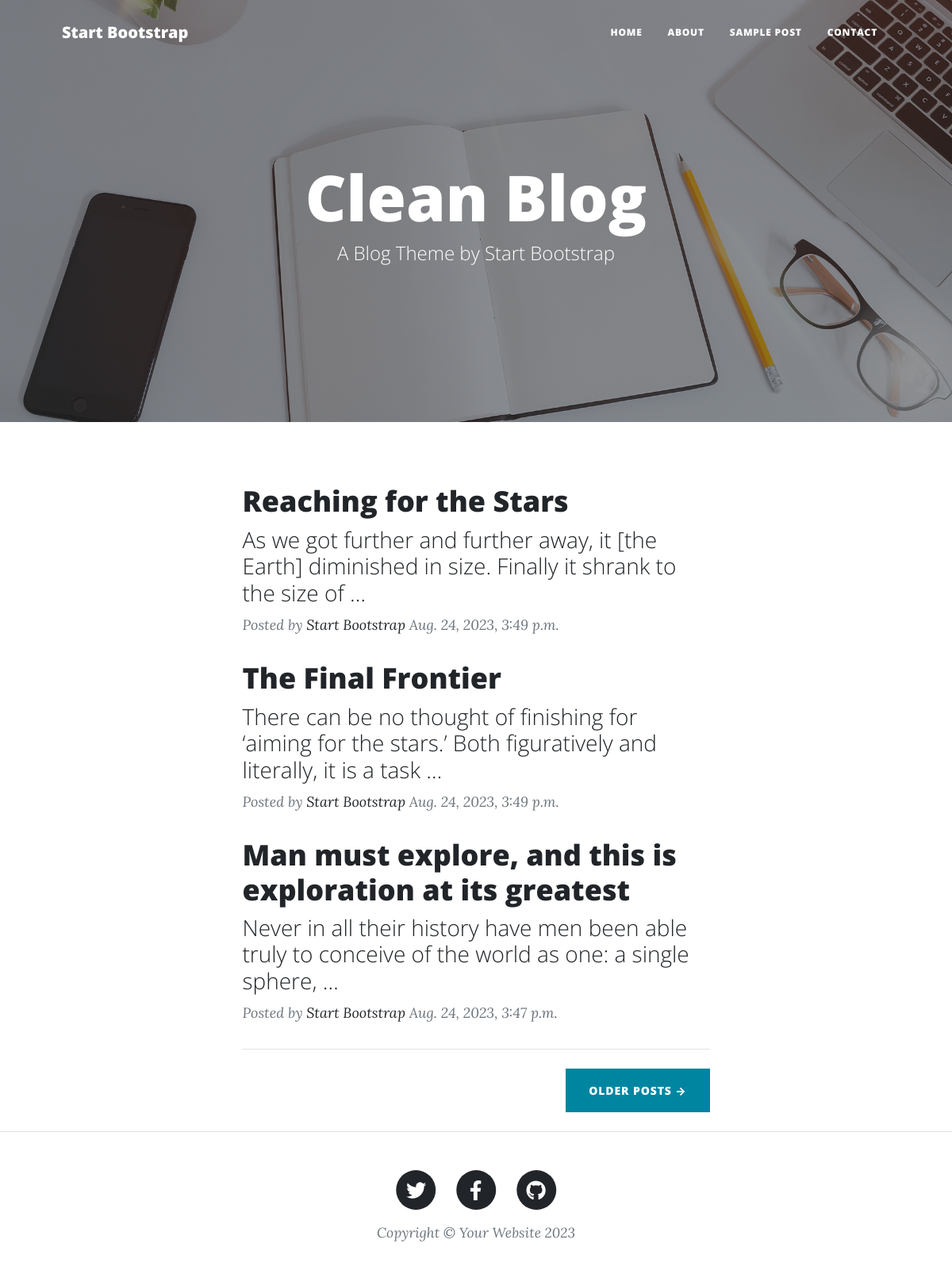
The page / on the database its author committed.
### posts/views.py (the view)
def index(request):
    posts = Post.objects.all()
    return render(request, 'index.html', {'posts': posts})

### templates/index.html (shortened to what this page needs)
{% load static %}
<!DOCTYPE html>
<html lang="en">
    <head>
        <link href="{% static 'css/styles.css' %}" rel="stylesheet" />
    </head>
    <body>
        <nav class="navbar navbar-expand-lg navbar-light" id="mainNav">
            <div class="container px-4 px-lg-5">
                <a class="navbar-brand" href="index.html">Start Bootstrap</a>
                <div class="collapse navbar-collapse" id="navbarResponsive">
                    <ul class="navbar-nav ms-auto py-4 py-lg-0">
                        <li class="nav-item"><a class="nav-link px-lg-3 py-3 py-lg-4" href="index.html">Home</a></li>
                        <li class="nav-item"><a class="nav-link px-lg-3 py-3 py-lg-4" href="about.html">About</a></li>
                        <li class="nav-item"><a class="nav-link px-lg-3 py-3 py-lg-4" href="post.html">Sample Post</a></li>
                        <li class="nav-item"><a class="nav-link px-lg-3 py-3 py-lg-4" href="contact.html">Contact</a></li>
                    </ul>
                </div>
            </div>
        </nav>
        <header class="masthead" style="background-image: url('assets/img/home-bg.jpg')">
            <div class="container position-relative px-4 px-lg-5">
                <div class="row gx-4 gx-lg-5 justify-content-center">
                    <div class="col-md-10 col-lg-8 col-xl-7">
                        <div class="site-heading">
                            <h1>Clean Blog</h1>
                            <span class="subheading">A Blog Theme by Start Bootstrap</span>
                        </div>
                    </div>
                </div>
            </div>
        </header>
        <div class="container px-4 px-lg-5">
            <div class="row gx-4 gx-lg-5 justify-content-center">
                <div class="col-md-10 col-lg-8 col-xl-7">
                    {% for post in posts reversed %}
                    <div class="post-preview">
                        <a href="/post/{{post.id}}">
                            <h2 class="post-title">{{post.title}}</h2>
                            <h3 class="post-subtitle">{{post.body|truncatewords:20}}</h3>
                        </a>
                        <p class="post-meta">
                            Posted by
                            <a href="#!">Start Bootstrap</a>
                            {{post.created_at}}
                        </p>
                    </div>
                    {% endfor %}
                    <hr class="my-4" />
                    <div class="d-flex justify-content-end mb-4"><a class="btn btn-primary text-uppercase" href="#!">Older Posts →</a></div>
                </div>
            </div>
        </div>
        <footer class="border-top">
            <div class="container px-4 px-lg-5">
                <div class="row gx-4 gx-lg-5 justify-content-center">
                    <div class="col-md-10 col-lg-8 col-xl-7">
                        <ul class="list-inline text-center">
                            <li class="list-inline-item">
                                <a href="#!">
                                    <span class="fa-stack fa-lg">
                                        <i class="fas fa-circle fa-stack-2x"></i>
                                        <i class="fab fa-twitter fa-stack-1x fa-inverse"></i>
                                    </span>
                                </a>
                            </li>
                            <li class="list-inline-item">
                                <a href="#!">
                                    <span class="fa-stack fa-lg">
                                        <i class="fas fa-circle fa-stack-2x"></i>
                                        <i class="fab fa-facebook-f fa-stack-1x fa-inverse"></i>
                                    </span>
                                </a>
                            </li>
                            <li class="list-inline-item">
                                <a href="#!">
                                    <span class="fa-stack fa-lg">
                                        <i class="fas fa-circle fa-stack-2x"></i>
                                        <i class="fab fa-github fa-stack-1x fa-inverse"></i>
                                    </span>
                                </a>
                            </li>
                        </ul>
                        <div class="small text-center text-muted fst-italic">Copyright &copy; Your Website 2023</div>
                    </div>
                </div>
            </div>
        </footer>
    </body>
</html>

### rows shown on the page
Post: title "Reaching for the Stars", body "As we got further and further away, it [the Earth] diminished in size. Finally it shrank to the size of …", created_at "Aug. 24, 2023, 3:49 p.m."
Post: title "The Final Frontier", body "There can be no thought of finishing for ‘aiming for the stars.’ Both figuratively and literally, it is a task …", created_at "Aug. 24, 2023, 3:49 p.m."
Post: title "Man must explore, and this is exploration at its greatest", body "Never in all their history have men been able truly to conceive of the world as one: a single sphere, …", created_at "Aug. 24, 2023, 3:47 p.m."
